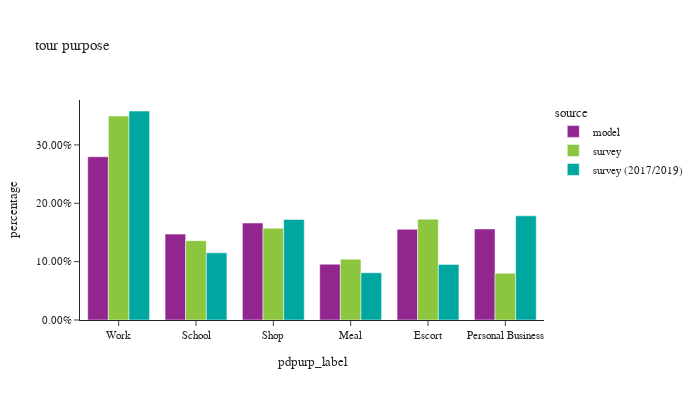

Notebook source saved alongside this figure:
### Markdown cell above
## percent of tours by purpose

### Code cell
df_plot = df_tour.groupby(['source','pdpurp_label'])['toexpfac'].sum().reset_index()
df_plot['percentage'] = df_plot.groupby(['source'], group_keys=False)['toexpfac']. \
    apply(lambda x: x / float(x.sum()))
# df_plot
df_plot_ct = df_tour.groupby(['source','pdpurp_label'])['toexpfac'].count().reset_index(). \
    rename(columns={'toexpfac':'sample count'})
df_plot = df_plot.merge(df_plot_ct, on=['source','pdpurp_label'])

fig = px.bar(df_plot.sort_values(by=['source']), x="pdpurp_label", y="percentage", color="source",
             barmode="group",hover_data=['sample count'],title="tour purpose")
fig.update_layout(height=400, width=700, font=dict(size=11),
                  yaxis=dict(tickformat=".2%"))
fig.show()

### Figure 1 — Plotly figure (JSON) as saved in the notebook; plotly's stock layout.template omitted (floating-point values rounded to 4 significant figures)
{"data": [{"alignmentgroup": "True", "customdata": [[1381974], [727222], [820839], [472129], [767114], [770532]], "hovertemplate": "source=model<br>pdpurp_label=%{x}<br>percentage=%{y}<br>sample count=%{customdata[0]}<extra></extra>", "legendgroup": "model", "marker": {"color": "#91268F", "pattern": {"shape": ""}}, "name": "model", "offsetgroup": "model", "orientation": "v", "showlegend": true, "textposition": "auto", "type": "bar", "x": ["Work", "School", "Shop", "Meal", "Escort", "Personal Business"], "xaxis": "x", "y": [0.2798, 0.1472, 0.1662, 0.09558, 0.1553, 0.156], "yaxis": "y"}, {"alignmentgroup": "True", "customdata": [[753], [885], [875], [1403], [652], [2549]], "hovertemplate": "source=survey<br>pdpurp_label=%{x}<br>percentage=%{y}<br>sample count=%{customdata[0]}<extra></extra>", "legendgroup": "survey", "marker": {"color": "#8CC63E", "pattern": {"shape": ""}}, "name": "survey", "offsetgroup": "survey", "orientation": "v", "showlegend": true, "textposition": "auto", "type": "bar", "x": ["Personal Business", "Escort", "Meal", "Shop", "School", "Work"], "xaxis": "x", "y": [0.08019, 0.1728, 0.1042, 0.1573, 0.136, 0.3496], "yaxis": "y"}, {"alignmentgroup": "True", "customdata": [[8755], [1648], [2596], [2053], [1410], [2748]], "hovertemplate": "source=survey (2017/2019)<br>pdpurp_label=%{x}<br>percentage=%{y}<br>sample count=%{customdata[0]}<extra></extra>", "legendgroup": "survey (2017/2019)", "marker": {"color": "#00A7A0", "pattern": {"shape": ""}}, "name": "survey (2017/2019)", "offsetgroup": "survey (2017/2019)", "orientation": "v", "showlegend": true, "textposition": "auto", "type": "bar", "x": ["Work", "School", "Shop", "Meal", "Escort", "Personal Business"], "xaxis": "x", "y": [0.3581, 0.1151, 0.1722, 0.0809, 0.09524, 0.1785], "yaxis": "y"}], "layout": {"barmode": "group", "font": {"size": 11}, "height": 400, "legend": {"title": {"text": "source"}, "tracegroupgap": 0}, "title": {"text": "tour purpose"}, "width": 700, "xaxis": {"anchor": "y", "domain": [0.0, 1.0], "title": {"text": "pdpurp_label"}}, "yaxis": {"anchor": "x", "domain": [0.0, 1.0], "tickformat": ".2%", "title": {"text": "percentage"}}}}
